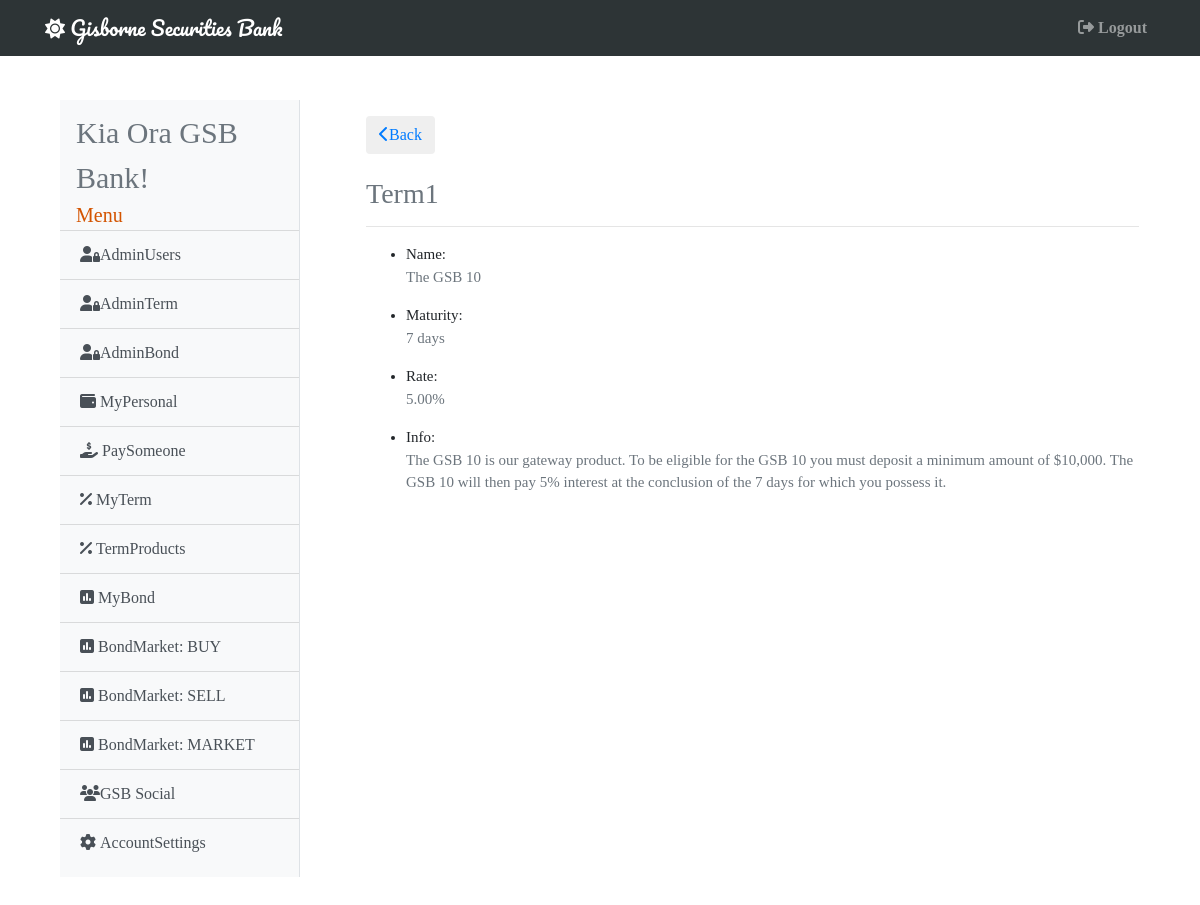
Before: /product/1 (signed in) with the older database file.
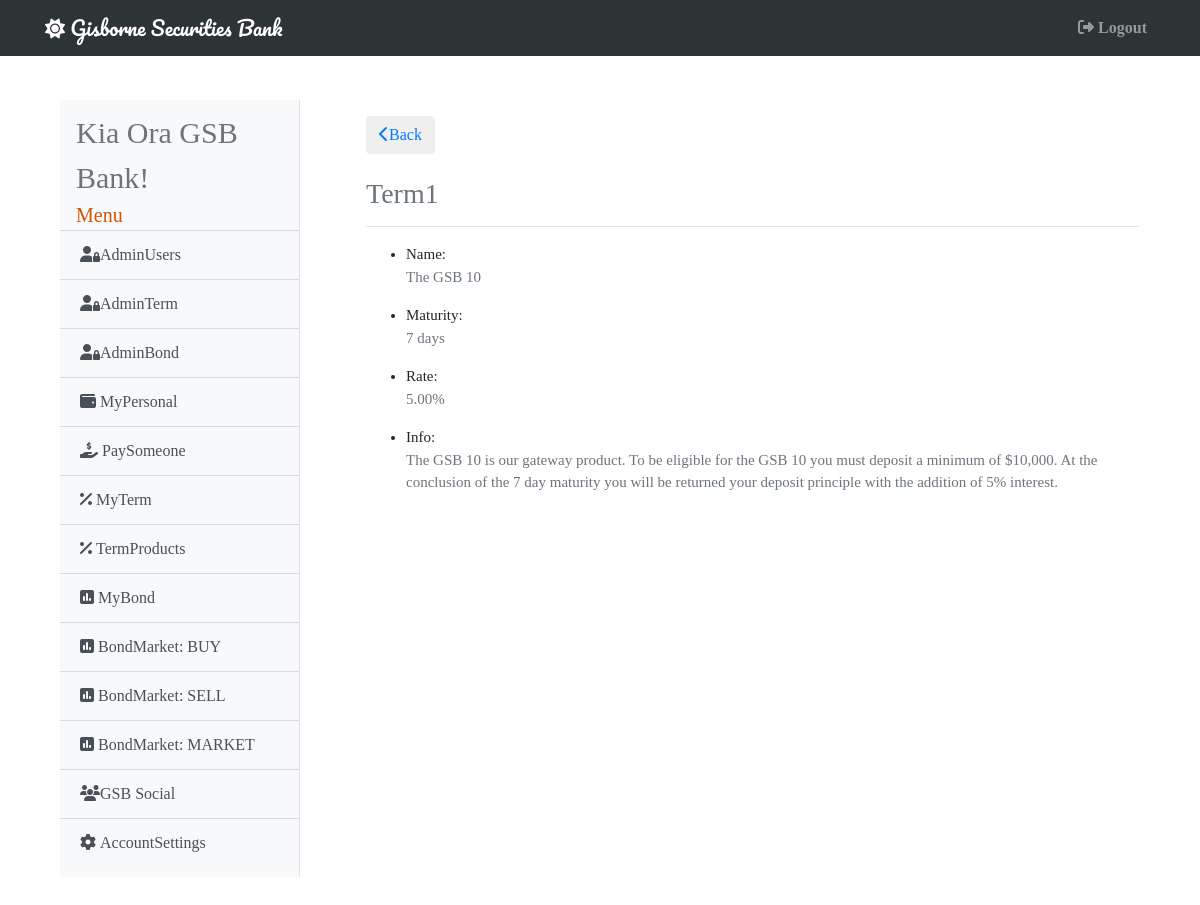
After: the same page with the newer database file.
### gsb/models.py (models this page shows)
class Term(db.Model):
    id = db.Column(db.Integer, primary_key=True)
    name = db.Column(db.String(50), unique=True, nullable=False)
    maturity = db.Column(db.Integer, nullable=False)
    rate = db.Column(db.Numeric(4, 2), nullable=False)
    info = db.Column(db.String(300), nullable=False)

### gsb/term/routes.py (the view)
@term.route('/product/<int:term_id>')
@login_required
def product(term_id):
    product = Term.query.get_or_404(term_id)
    return render_template('terms/product.html', title=product.id, product=product)

### gsb/models.py (called while the page is built)
@login_manager.user_loader
def load_user(user_id):
    return User.query.get(int(user_id))

### gsb/templates/terms/product.html
{% extends 'base.html' %}
{% block content %}
<div class="card-body shadow-lg p-3 mb-5 bg-white rounded" style="font-size: 15px;">
    <button class="btn">
        <a href="{{ url_for('term.term_products') }}"><i class="fas fa-chevron-left"></i>Back</a>
    </button>
    <br>
    <br>
        <h3 class="text-muted">Term{{ product.id }}</h3>
        <hr>
            <ul>
                <li>Name: <p class="text-muted">{{ product.name }}</p></li>
                <li>Maturity: <p class="text-muted">{{ product.maturity }} days</p></li>
                <li>Rate: <p class="text-muted">{{ product.rate*100 }}%</p></li>
                <li>Info: <p class="text-muted">{{ product.info }}</p></li>
            </ul>
</div>
{% endblock %}

Changed rows visible on the page:
changed Term "The GSB 10": info "…must deposit a minimum amount of $10,000. The GSB 10 will then pay 5% interest at the conclusion of the 7 days for which you possess it." → "…must deposit a minimum of $10,000. At the conclusion of the 7 day maturity you will be returned your deposit principle with the addition of 5% interest."
